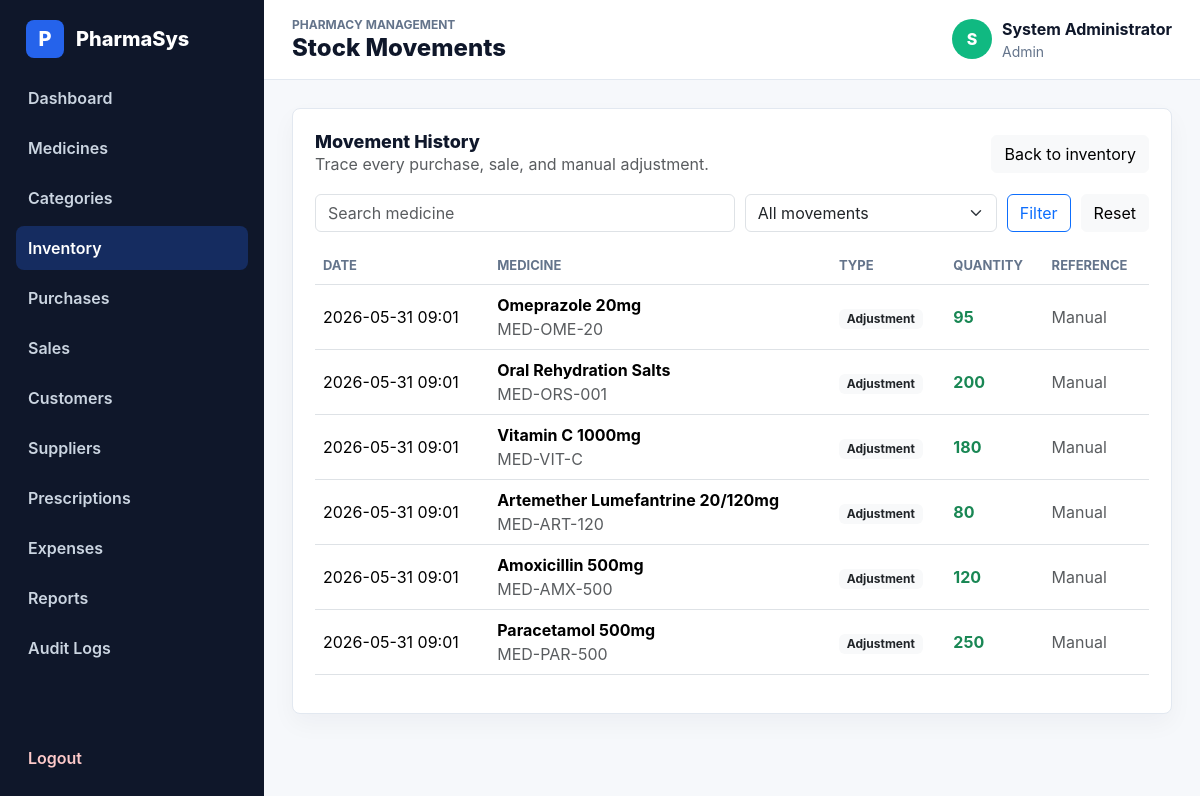
Screenshot of /modules/inventory/movements.php (signed in) with the database file from the repository.
### tables this page shows
CREATE TABLE stock_movements (
    id INT AUTO_INCREMENT PRIMARY KEY,
    medicine_id INT NOT NULL,
    movement_type ENUM('purchase', 'sale', 'adjustment', 'expired'),
    quantity INT NOT NULL,
    reference_id INT,
    movement_date DATETIME DEFAULT CURRENT_TIMESTAMP,
    INDEX idx_stock_movements_date (movement_date),
    FOREIGN KEY (medicine_id) REFERENCES medicines(id)
);

CREATE TABLE medicines (
    id INT AUTO_INCREMENT PRIMARY KEY,
    category_id INT,
    supplier_id INT,
    medicine_code VARCHAR(50) UNIQUE NOT NULL,
    medicine_name VARCHAR(150) NOT NULL,
    generic_name VARCHAR(150),
    purchase_price DECIMAL(10,2) NOT NULL,
    selling_price DECIMAL(10,2) NOT NULL,
    quantity INT DEFAULT 0,
    minimum_stock INT DEFAULT 10,
    manufacturing_date DATE,
    expiry_date DATE,
    description TEXT,
    created_at TIMESTAMP DEFAULT CURRENT_TIMESTAMP,
    INDEX idx_medicines_name (medicine_name),
    INDEX idx_medicines_expiry (expiry_date),
    INDEX idx_medicines_stock (quantity, minimum_stock),
    FOREIGN KEY (category_id) REFERENCES categories(id),
    FOREIGN KEY (supplier_id) REFERENCES suppliers(id)
);

### config/app.php (called while the page is built)
<?php
return [
    'name' => 'PharmaSys',
    'base_url' => '/PharmaSys',
    'timezone' => 'Africa/Porto-Novo',
    'session_name' => 'pharmasys_session',
];

### app/Helpers/url.php (called while the page is built, shortened)
<?php
function app_config(string $key, mixed $default = null): mixed
{
    static $config = null;
    if ($config === null) {
        $config = require __DIR__ . '/../../config/app.php';
    }
    return $config[$key] ?? $default;
}
function url(string $path = ''): string
{
    $baseUrl = rtrim(app_config('base_url', ''), '/');
    $path = ltrim($path, '/');
    return $path === '' ? $baseUrl : "{$baseUrl}/{$path}";
}

### app/Helpers/validation.php (called while the page is built, shortened)
<?php
function e(?string $value): string
{
    return htmlspecialchars((string) $value, ENT_QUOTES, 'UTF-8');
}

### modules/inventory/movements.php (the view, shortened to what this page needs)
<?php
$pdo = Database::connection();
$search = trim($_GET['search'] ?? '');
$page = max(1, (int) ($_GET['page'] ?? 1));
$perPage = 15;
$offset = ($page - 1) * $perPage;
$where = [];
$whereSql = $where === [] ? '' : 'WHERE ' . implode(' AND ', $where);
$statement = $pdo->prepare("
    SELECT sm.*, m.medicine_code, m.medicine_name
    FROM stock_movements sm
    INNER JOIN medicines m ON m.id = sm.medicine_id
    {$whereSql}
    ORDER BY sm.movement_date DESC, sm.id DESC
    LIMIT :limit OFFSET :offset
");
$statement->bindValue(':limit', $perPage, PDO::PARAM_INT);
$statement->bindValue(':offset', $offset, PDO::PARAM_INT);
$statement->execute();
$movements = $statement->fetchAll();
require_once __DIR__ . '/../../templates/header.php';
require_once __DIR__ . '/../../templates/sidebar.php';
?>
<main class="main-panel">
    <?php require_once __DIR__ . '/../../templates/topbar.php'; ?>
    <section class="content-area">
        <section class="panel">
            <div class="panel-header">
                <div>
                    <h2>Movement History</h2>
                    <p class="text-muted mb-0">Trace every purchase, sale, and manual adjustment.</p>
                </div>
                <a class="btn btn-light" href="<?php echo url('modules/inventory/index.php'); ?>">Back to inventory</a>
            </div>
            <form class="filter-bar compact inventory-filter" method="get">
                <input class="form-control" name="search" value="<?php echo e($search); ?>" placeholder="Search medicine">
                <select class="form-select" name="type">
                    <option value="">All movements</option>
                </select>
                <button class="btn btn-outline-primary" type="submit">Filter</button>
                <a class="btn btn-light" href="<?php echo url('modules/inventory/movements.php'); ?>">Reset</a>
            </form>
            <div class="table-responsive mt-3">
                <table class="table align-middle data-table">
                    <thead>
                        <tr>
                            <th>Date</th>
                            <th>Medicine</th>
                            <th>Type</th>
                            <th>Quantity</th>
                            <th>Reference</th>
                        </tr>
                    </thead>
                    <tbody>
                        <?php foreach ($movements as $movement): ?>
                            <tr>
                                <td><?php echo e(date('Y-m-d H:i', strtotime($movement['movement_date']))); ?></td>
                                <td>
                                    <strong><?php echo e($movement['medicine_name']); ?></strong>
                                    <span class="d-block text-muted"><?php echo e($movement['medicine_code']); ?></span>
                                </td>
                                <td><span class="badge text-bg-light text-dark"><?php echo e(ucfirst($movement['movement_type'])); ?></span></td>
                                <td class="<?php echo (int) $movement['quantity'] < 0 ? 'text-danger' : 'text-success'; ?>">
                                    <strong><?php echo (int) $movement['quantity']; ?></strong>
                                </td>
                                <td><?php echo $movement['reference_id'] ? (int) $movement['reference_id'] : '<span class="text-muted">Manual</span>'; ?></td>
                            </tr>
                        <?php endforeach; ?>
                    </tbody>
                </table>
            </div>
        </section>
    </section>
</main>
<?php require_once __DIR__ . '/../../templates/footer.php'; ?>

### assets/css/style.css (style rules this page uses)
:root { --primary: #2563eb; --secondary: #0f172a; --success: #10b981; --warning: #f59e0b; --danger: #ef4444; --muted: #64748b; --line: #e2e8f0; --page: #f6f8fb; --panel: #ffffff; }
* { box-sizing: border-box; }
body { margin: 0; color: var(--secondary); background: var(--page); font-family: Inter, system-ui, -apple-system, BlinkMacSystemFont, "Segoe UI", sans-serif; }
a { text-decoration: none; }
.main-panel { min-height: 100vh; margin-left: 264px; }
.content-area { padding: 28px; }
.stat-card, .panel, .auth-card { background: var(--panel); border: 1px solid var(--line); border-radius: 8px; box-shadow: 0 10px 25px rgba(15, 23, 42, 0.04); }
.panel { padding: 22px; }
.panel-header { display: flex; align-items: center; justify-content: space-between; gap: 16px; margin-bottom: 18px; }
.panel-header h2 { margin: 0; font-size: 18px; font-weight: 800; }
.table th { color: var(--muted); font-size: 13px; text-transform: uppercase; }
.filter-bar { display: grid; grid-template-columns: minmax(220px, 1.4fr) repeat(3, minmax(160px, 1fr)) auto auto; gap: 10px; align-items: center; }
.filter-bar.compact { grid-template-columns: minmax(220px, 1fr) auto auto; max-width: 720px; }
.filter-bar.inventory-filter { grid-template-columns: minmax(220px, 1fr) minmax(160px, 0.6fr) auto auto; max-width: 900px; }
.data-table td { vertical-align: middle; }

### rows the page displays
stock_movements: movement_date "2026-05-31 09:01", medicine.medicine_name "Omeprazole 20mg", medicine.medicine_code "MED-OME-20", movement_type "Adjustment", quantity "95", shows "Manual"
stock_movements: movement_date "2026-05-31 09:01", medicine.medicine_name "Oral Rehydration Salts", medicine.medicine_code "MED-ORS-001", movement_type "Adjustment", quantity "200", shows "Manual"
stock_movements: movement_date "2026-05-31 09:01", medicine.medicine_name "Vitamin C 1000mg", medicine.medicine_code "MED-VIT-C", movement_type "Adjustment", quantity "180", shows "Manual"
stock_movements: movement_date "2026-05-31 09:01", medicine.medicine_name "Artemether Lumefantrine 20/120mg", medicine.medicine_code "MED-ART-120", movement_type "Adjustment", quantity "80", shows "Manual"
stock_movements: movement_date "2026-05-31 09:01", medicine.medicine_name "Amoxicillin 500mg", medicine.medicine_code "MED-AMX-500", movement_type "Adjustment", quantity "120", shows "Manual"
stock_movements: movement_date "2026-05-31 09:01", medicine.medicine_name "Paracetamol 500mg", medicine.medicine_code "MED-PAR-500", movement_type "Adjustment", quantity "250", shows "Manual"

### other values shown
$item['label'] "Dashboard"
$item['label'] "Medicines"
$item['label'] "Categories"
$item['label'] "Inventory"
$item['label'] "Purchases"
$item['label'] "Sales"
$item['label'] "Customers"
$item['label'] "Suppliers"
$item['label'] "Prescriptions"
$item['label'] "Expenses"
$item['label'] "Reports"
$item['label'] "Audit Logs"
$pageTitle "Stock Movements"
substr($user['full_name'] ?? 'U', 0, 1) "S"
$user['full_name'] "System Administrator"
